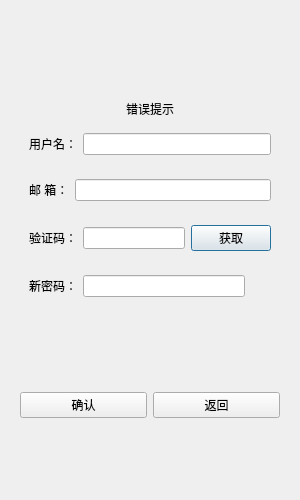
<?xml version="1.0" encoding="UTF-8"?>
<ui version="4.0">
    <class>ResetDialog</class>
    <widget class="QDialog" name="ResetDialog">
        <property name="geometry">
            <rect>
                <x>0</x>
                <y>0</y>
                <width>300</width>
                <height>500</height>
            </rect>
        </property>
        <property name="minimumSize">
            <size>
                <width>300</width>
                <height>500</height>
            </size>
        </property>
        <property name="maximumSize">
            <size>
                <width>300</width>
                <height>500</height>
            </size>
        </property>
        <property name="windowTitle">
            <string>ResetDialog</string>
        </property>
        <layout class="QVBoxLayout" name="verticalLayout_2">
            <item>
                <spacer name="verticalSpacer">
                    <property name="orientation">
                        <enum>Qt::Vertical</enum>
                    </property>
                    <property name="sizeType">
                        <enum>QSizePolicy::Fixed</enum>
                    </property>
                    <property name="sizeHint" stdset="0">
                        <size>
                            <width>20</width>
                            <height>80</height>
                        </size>
                    </property>
                </spacer>
            </item>
            <item>
                <widget class="QWidget" name="widget" native="true">
                    <layout class="QVBoxLayout" name="verticalLayout">
                        <item>
                            <widget class="QLabel" name="error_label">
                                <property name="text">
                                    <string>错误提示</string>
                                </property>
                                <property name="alignment">
                                    <set>Qt::AlignCenter</set>
                                </property>
                            </widget>
                        </item>
                        <item>
                            <widget class="QWidget" name="widget_3" native="true">
                                <layout class="QHBoxLayout" name="horizontalLayout">
                                    <item>
                                        <widget class="QLabel" name="label_2">
                                            <property name="text">
                                                <string>用户名：</string>
                                            </property>
                                        </widget>
                                    </item>
                                    <item>
                                        <widget class="QLineEdit" name="user_lineEdit"/>
                                    </item>
                                </layout>
                            </widget>
                        </item>
                        <item>
                            <widget class="QWidget" name="widget_4" native="true">
                                <layout class="QHBoxLayout" name="horizontalLayout_2">
                                    <item>
                                        <widget class="QLabel" name="label_3">
                                            <property name="text">
                                                <string>邮 箱：</string>
                                            </property>
                                        </widget>
                                    </item>
                                    <item>
                                        <widget class="QLineEdit" name="email_lineEdit"/>
                                    </item>
                                </layout>
                            </widget>
                        </item>
                        <item>
                            <widget class="QWidget" name="widget_5" native="true">
                                <layout class="QHBoxLayout" name="horizontalLayout_3">
                                    <item>
                                        <widget class="QLabel" name="label_4">
                                            <property name="text">
                                                <string>验证码：</string>
                                            </property>
                                        </widget>
                                    </item>
                                    <item>
                                        <widget class="QLineEdit" name="captcha_lineEdit"/>
                                    </item>
                                    <item>
                                        <widget class="QTimerButton" name="captcha_btn">
                                            <property name="text">
                                                <string>获取</string>
                                            </property>
                                        </widget>
                                    </item>
                                </layout>
                            </widget>
                        </item>
                        <item>
                            <widget class="QWidget" name="widget_6" native="true">
                                <layout class="QHBoxLayout" name="horizontalLayout_4">
                                    <item>
                                        <widget class="QLabel" name="label_5">
                                            <property name="text">
                                                <string>新密码：</string>
                                            </property>
                                        </widget>
                                    </item>
                                    <item>
                                        <widget class="QLineEdit" name="newpasswd_lineEdit">
                                            <property name="echoMode">
                                                <enum>QLineEdit::Password</enum>
                                            </property>
                                        </widget>
                                    </item>
                                    <item>
                                        <widget class="ClickedLabel" name="passwd_visible">
                                            <property name="minimumSize">
                                                <size>
                                                    <width>20</width>
                                                    <height>20</height>
                                                </size>
                                            </property>
                                            <property name="maximumSize">
                                                <size>
                                                    <width>20</width>
                                                    <height>20</height>
                                                </size>
                                            </property>
                                            <property name="text">
                                                <string/>
                                            </property>
                                        </widget>
                                    </item>
                                </layout>
                            </widget>
                        </item>
                    </layout>
                </widget>
            </item>
            <item>
                <widget class="QWidget" name="widget_2" native="true">
                    <layout class="QHBoxLayout" name="horizontalLayout_5">
                        <item>
                            <widget class="QPushButton" name="sure_btn">
                                <property name="text">
                                    <string>确认</string>
                                </property>
                            </widget>
                        </item>
                        <item>
                            <widget class="QPushButton" name="return_btn">
                                <property name="text">
                                    <string>返回</string>
                                </property>
                            </widget>
                        </item>
                    </layout>
                </widget>
            </item>
        </layout>
    </widget>
    <customwidgets>
        <customwidget>
            <class>QTimerButton</class>
            <extends>QPushButton</extends>
            <header>qtimerbutton.h</header>
        </customwidget>
        <customwidget>
            <class>ClickedLabel</class>
            <extends>QLabel</extends>
            <header>clicked_label.h</header>
        </customwidget>
    </customwidgets>
    <resources/>
    <connections/>
</ui>
